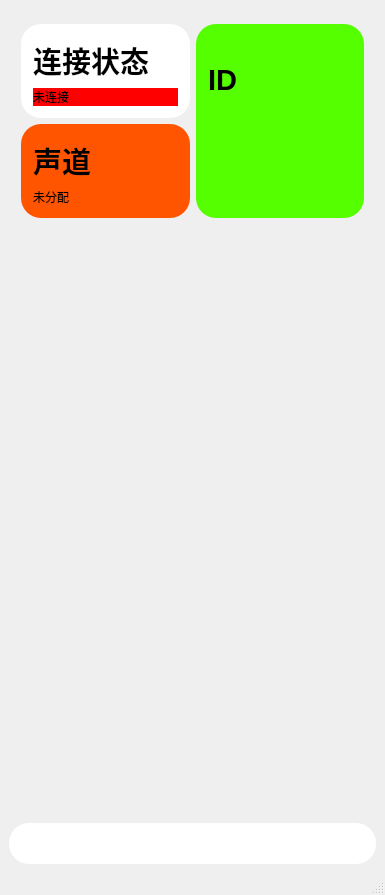
<?xml version="1.0" encoding="UTF-8"?>
<ui version="4.0">
 <class>homePage</class>
 <widget class="QMainWindow" name="homePage">
  <property name="geometry">
   <rect>
    <x>0</x>
    <y>0</y>
    <width>385</width>
    <height>895</height>
   </rect>
  </property>
  <property name="windowTitle">
   <string>MainWindow</string>
  </property>
  <widget class="QWidget" name="centralwidget">
   <layout class="QVBoxLayout" name="verticalLayout">
    <item>
     <widget class="QGroupBox" name="groupBox_display">
      <property name="styleSheet">
       <string notr="true">QGroupBox#groupBox_display
{
	border-radius: 20px;
}</string>
      </property>
      <property name="title">
       <string/>
      </property>
      <layout class="QGridLayout" name="gridLayout_6">
       <item row="0" column="0">
        <layout class="QGridLayout" name="gridLayout_5">
         <item row="0" column="0">
          <widget class="QGroupBox" name="groupBox_3">
           <property name="styleSheet">
            <string notr="true">QGroupBox#groupBox_3{
background-color: rgba(255, 255, 255, 1);
border-radius: 20px;
}</string>
           </property>
           <property name="title">
            <string/>
           </property>
           <layout class="QGridLayout" name="gridLayout_4">
            <item row="0" column="0">
             <layout class="QVBoxLayout" name="verticalLayout_3">
              <item>
               <widget class="QLabel" name="label_2">
                <property name="font">
                 <font>
                  <pointsize>22</pointsize>
                  <bold>true</bold>
                 </font>
                </property>
                <property name="text">
                 <string>连接状态</string>
                </property>
               </widget>
              </item>
              <item>
               <widget class="QLabel" name="label_status">
                <property name="styleSheet">
                 <string notr="true">QLabel#label_status
{
	background-color: rgb(255, 0, 0);
	border-radius: 20px;
}</string>
                </property>
                <property name="text">
                 <string>未连接</string>
                </property>
               </widget>
              </item>
             </layout>
            </item>
           </layout>
          </widget>
         </item>
         <item row="0" column="1" rowspan="2">
          <widget class="QGroupBox" name="groupBox">
           <property name="styleSheet">
            <string notr="true">QGroupBox#groupBox{
background-color: rgba(85, 255, 0, 1);
border-radius: 20px;
}</string>
           </property>
           <property name="title">
            <string/>
           </property>
           <layout class="QGridLayout" name="gridLayout_2">
            <item row="0" column="0">
             <layout class="QVBoxLayout" name="verticalLayout_2" stretch="0,0">
              <item>
               <widget class="QLabel" name="label_0">
                <property name="font">
                 <font>
                  <pointsize>22</pointsize>
                  <bold>true</bold>
                 </font>
                </property>
                <property name="text">
                 <string>ID</string>
                </property>
                <property name="textFormat">
                 <enum>Qt::PlainText</enum>
                </property>
               </widget>
              </item>
              <item>
               <widget class="QLabel" name="label_id">
                <property name="styleSheet">
                 <string notr="true">font: 700 72pt &quot;Segoe UI&quot;;</string>
                </property>
                <property name="text">
                 <string/>
                </property>
               </widget>
              </item>
             </layout>
            </item>
           </layout>
          </widget>
         </item>
         <item row="1" column="0">
          <widget class="QGroupBox" name="groupBox_2">
           <property name="styleSheet">
            <string notr="true">QGroupBox#groupBox_2{
background-color: rgba(255, 85, 0, 1);
border-radius: 20px;
}</string>
           </property>
           <property name="title">
            <string/>
           </property>
           <layout class="QGridLayout" name="gridLayout_3">
            <item row="0" column="0">
             <layout class="QVBoxLayout" name="verticalLayout_4">
              <item>
               <widget class="QLabel" name="label_3">
                <property name="font">
                 <font>
                  <pointsize>22</pointsize>
                  <bold>true</bold>
                 </font>
                </property>
                <property name="text">
                 <string>声道</string>
                </property>
               </widget>
              </item>
              <item>
               <widget class="QLabel" name="label_channel">
                <property name="text">
                 <string>未分配</string>
                </property>
               </widget>
              </item>
             </layout>
            </item>
           </layout>
          </widget>
         </item>
        </layout>
       </item>
       <item row="1" column="0">
        <spacer name="verticalSpacer">
         <property name="orientation">
          <enum>Qt::Vertical</enum>
         </property>
         <property name="sizeHint" stdset="0">
          <size>
           <width>20</width>
           <height>511</height>
          </size>
         </property>
        </spacer>
       </item>
      </layout>
     </widget>
    </item>
    <item>
     <widget class="QGroupBox" name="groupBox_switch">
      <property name="sizePolicy">
       <sizepolicy hsizetype="Preferred" vsizetype="Fixed">
        <horstretch>0</horstretch>
        <verstretch>0</verstretch>
       </sizepolicy>
      </property>
      <property name="styleSheet">
       <string notr="true">QGroupBox#groupBox_switch
{
background-color: rgb(255, 255, 255);
border-radius:20px;
}</string>
      </property>
      <property name="title">
       <string/>
      </property>
      <layout class="QGridLayout" name="gridLayout">
       <item row="0" column="0">
        <layout class="QHBoxLayout" name="horizontalLayout">
         <property name="sizeConstraint">
          <enum>QLayout::SetDefaultConstraint</enum>
         </property>
         <property name="topMargin">
          <number>0</number>
         </property>
         <item>
          <widget class="QPushButton" name="pushButton_main">
           <property name="sizePolicy">
            <sizepolicy hsizetype="Minimum" vsizetype="Preferred">
             <horstretch>0</horstretch>
             <verstretch>0</verstretch>
            </sizepolicy>
           </property>
           <property name="styleSheet">
            <string notr="true">QPushButton
{
background-repeat:no-repeat;
border:none;
}</string>
           </property>
           <property name="text">
            <string/>
           </property>
           <property name="icon">
            <iconset resource="imagefile.qrc">
             <normaloff>:/image/image/image/24gl-home2.png</normaloff>:/image/image/image/24gl-home2.png</iconset>
           </property>
           <property name="iconSize">
            <size>
             <width>35</width>
             <height>35</height>
            </size>
           </property>
          </widget>
         </item>
         <item>
          <widget class="QPushButton" name="pushButton_music">
           <property name="sizePolicy">
            <sizepolicy hsizetype="Minimum" vsizetype="Preferred">
             <horstretch>0</horstretch>
             <verstretch>0</verstretch>
            </sizepolicy>
           </property>
           <property name="styleSheet">
            <string notr="true">QPushButton
{
background-repeat:no-repeat;
border:none;
}</string>
           </property>
           <property name="text">
            <string/>
           </property>
           <property name="icon">
            <iconset resource="imagefile.qrc">
             <normaloff>:/image/image/image/24gl-musicAlbum2.png</normaloff>:/image/image/image/24gl-musicAlbum2.png</iconset>
           </property>
           <property name="iconSize">
            <size>
             <width>35</width>
             <height>35</height>
            </size>
           </property>
          </widget>
         </item>
         <item>
          <widget class="QPushButton" name="pushButton_tcpSetting">
           <property name="sizePolicy">
            <sizepolicy hsizetype="Minimum" vsizetype="Preferred">
             <horstretch>0</horstretch>
             <verstretch>0</verstretch>
            </sizepolicy>
           </property>
           <property name="styleSheet">
            <string notr="true">QPushButton
{
background-repeat:no-repeat;
border:none;
}</string>
           </property>
           <property name="text">
            <string/>
           </property>
           <property name="icon">
            <iconset resource="imagefile.qrc">
             <normaloff>:/image/image/image/24gl-gear.png</normaloff>:/image/image/image/24gl-gear.png</iconset>
           </property>
           <property name="iconSize">
            <size>
             <width>35</width>
             <height>35</height>
            </size>
           </property>
          </widget>
         </item>
        </layout>
       </item>
      </layout>
     </widget>
    </item>
   </layout>
  </widget>
  <widget class="QMenuBar" name="menubar">
   <property name="geometry">
    <rect>
     <x>0</x>
     <y>0</y>
     <width>385</width>
     <height>26</height>
    </rect>
   </property>
  </widget>
  <widget class="QStatusBar" name="statusbar"/>
  <action name="actiontest">
   <property name="text">
    <string>test</string>
   </property>
  </action>
 </widget>
 <resources>
  <include location="imagefile.qrc"/>
 </resources>
 <connections/>
</ui>
